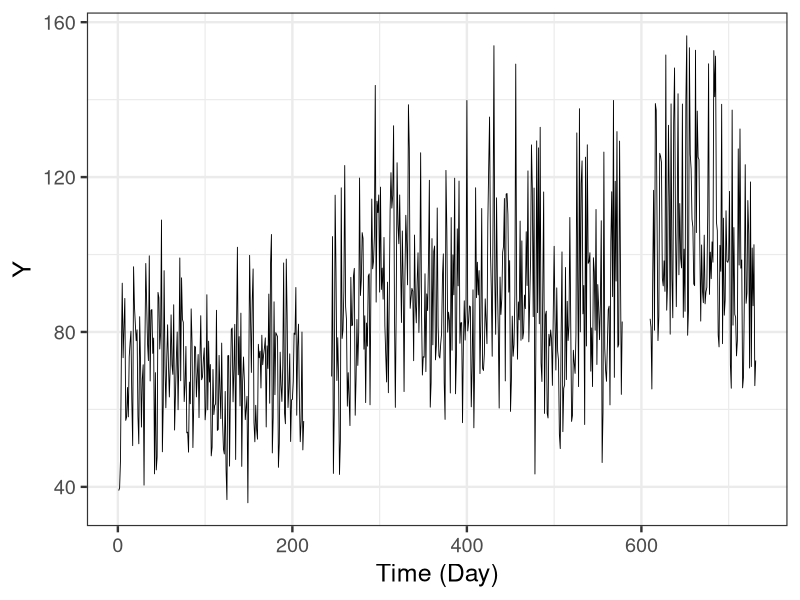

R code for this plot:
library(ggplot2)

d <- read.csv('input/data-eg4.csv')

d[d$Month == 8, ]$Y <- NA
d$Time <- 1:nrow(d)

p <- ggplot(data=d, aes(Time, Y)) +
  theme_bw(base_size=18) +
  geom_line(size=0.3) +
  labs(x='Time (Day)', y='Y')
ggsave(p, file='output/fig11-18.png', dpi=300, w=4, h=3)
